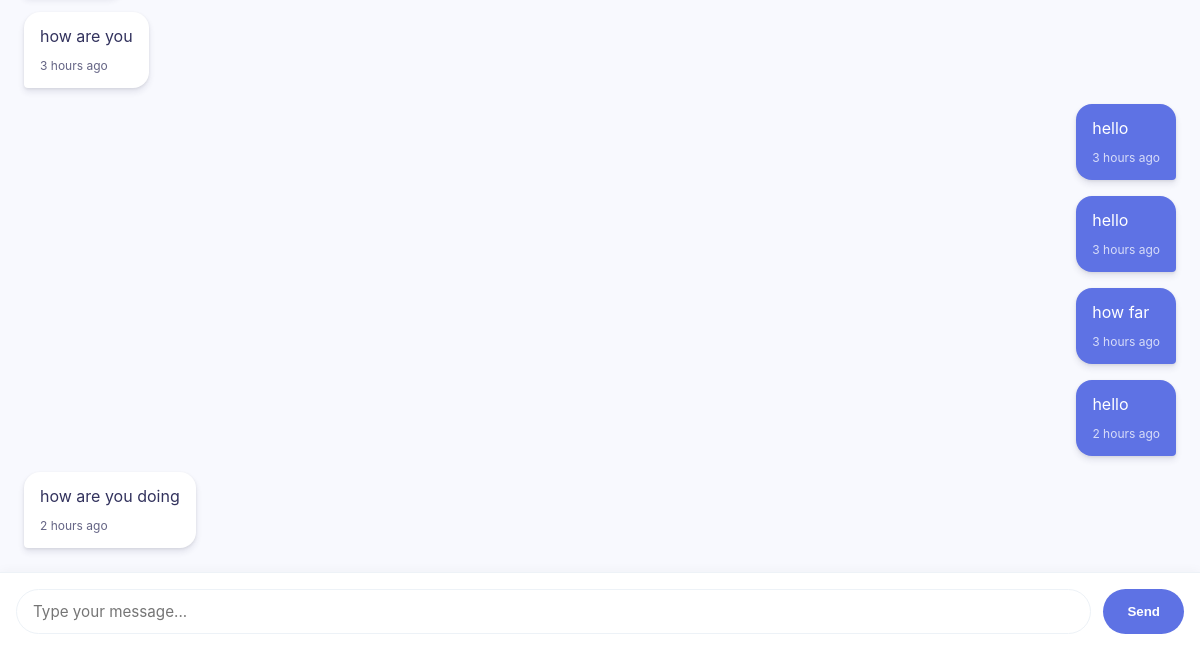
The page /chat/2 (signed in, lower part) on the database as committed earlier.
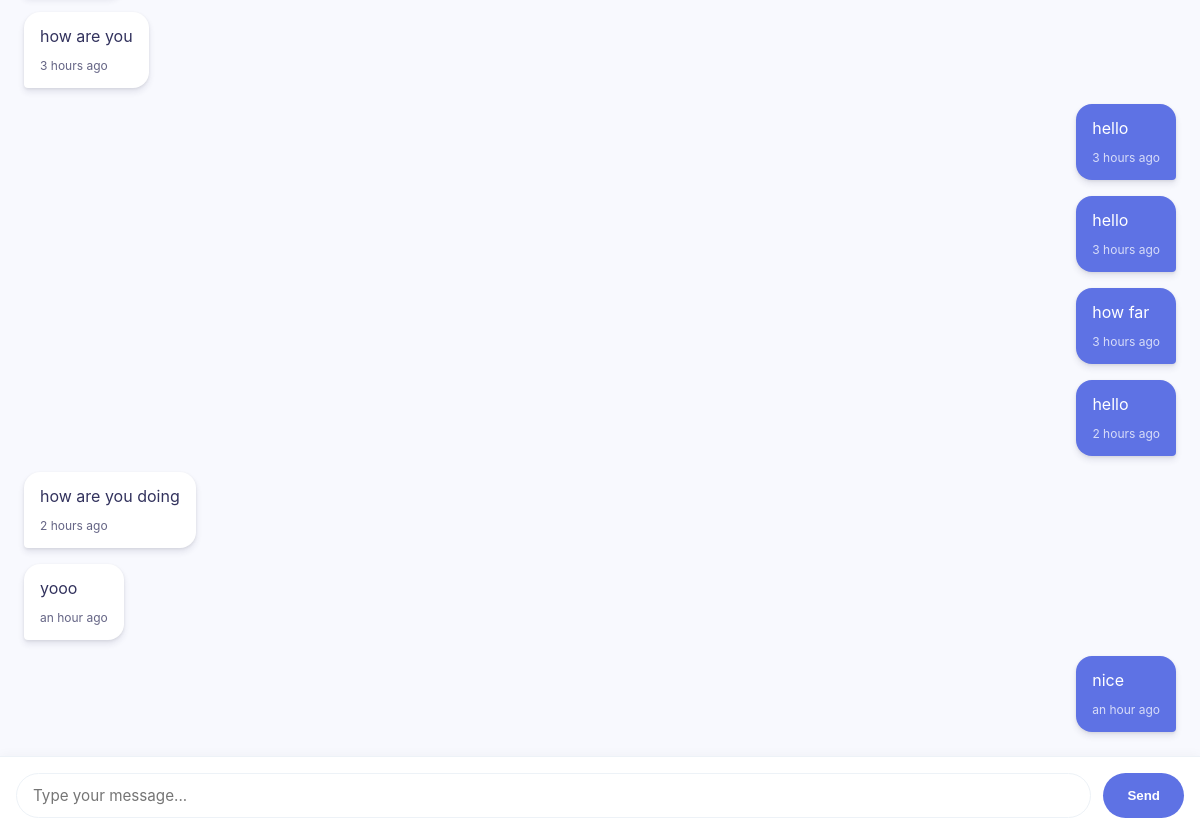
The same page on the database as committed later.
### app.py (models this page shows)
class Message(db.Model):
    id = db.Column(db.Integer, primary_key=True)
    sender_id = db.Column(db.Integer, db.ForeignKey('user.id'), nullable=False)
    receiver_id = db.Column(db.Integer, db.ForeignKey('user.id'), nullable=False)
    content = db.Column(db.Text, nullable=False)
    timestamp = db.Column(db.DateTime, default=datetime.utcnow)

### app.py (the view, shortened to what this page needs)
@app.route('/chat/<int:user_id>', methods=['GET', 'POST'])
@login_required
def chat(user_id):
    partner = User.query.get_or_404(user_id)
    messages = Message.query.filter(
        ((Message.sender_id == current_user.id) & (Message.receiver_id == partner.id)) |
        ((Message.sender_id == partner.id) & (Message.receiver_id == current_user.id))
    ).order_by(Message.timestamp).all()
    return render_template('chat.html', partner=partner, messages=messages)

### app.py (called while the page is built)
@login_manager.user_loader
def load_user(user_id):
    return User.query.get(int(user_id))

### templates/chat.html (shortened to what this page needs)
<!DOCTYPE html>
<html lang="en">
<head>
    <link rel="stylesheet" href="/static/chat.css">
</head>
<body>
    <div class="chat-container" id="chat-box">
        {% for message in messages %}
            <div class="message {% if message.sender_id == current_user.id %}sent{% else %}received{% endif %}">
                <p>{{ message.content }}</p>
                <small>{{ moment(message.timestamp).fromNow() }}</small>
            </div>
        {% endfor %}
    </div>
    <form id="message-form">
        <input type="text" id="message-input" placeholder="Type your message..." required autocomplete="off">
        <button type="submit">Send</button>
    </form>
</body>
</html>

### static/chat.css (style rules this page uses)
:root { --primary: #5e72e4; --primary-light: #8f9ff3; --primary-dark: #324ab2; --success: #2dce89; --danger: #f5365c; --warning: #fb6340; --info: #11cdef; --secondary: #f7fafc; --dark: #32325d; --light-gray: #e9ecef; --medium-gray: #8898aa; --border-color: #edf2f7; --transition: all 0.3s ease; --shadow: 0 4px 6px rgba(50, 50, 93, 0.11), 0 1px 3px rgba(0, 0, 0, 0.08); --shadow-lg: 0 7px 14px rgba(50, 50, 93, 0.1), 0 3px 6px rgba(0, 0, 0, 0.08); --radius: 8px; --font-sans: 'Inter', -apple-system, BlinkMacSystemFont, "Segoe UI", Roboto, Helvetica, Arial, sans-serif; }
* { margin: 0; padding: 0; box-sizing: border-box; }
body { font-family: var(--font-sans); background-color: #f8f9fe; color: var(--dark); line-height: 1.5; height: 100vh; display: flex; flex-direction: column; -webkit-font-smoothing: antialiased; -moz-osx-font-smoothing: grayscale; }
.chat-container { flex: 1; overflow-y: auto; padding: 1.5rem; display: flex; flex-direction: column; gap: 1rem; background-color: #f8f9fe; }
.message { max-width: 70%; padding: 0.75rem 1rem; border-radius: 1rem; position: relative; animation: fadeIn 0.3s ease; }
.message p { margin-bottom: 0.25rem; word-wrap: break-word; }
.message small { font-size: 0.75rem; opacity: 0.75; }
.sent { align-self: flex-end; background-color: var(--primary); color: white; border-bottom-right-radius: 0.25rem; box-shadow: var(--shadow); }
.received { align-self: flex-start; background-color: white; color: var(--dark); border-bottom-left-radius: 0.25rem; box-shadow: var(--shadow); }
#message-form { display: flex; padding: 1rem; background-color: white; border-top: 1px solid var(--border-color); position: sticky; bottom: 0; box-shadow: 0 -2px 10px rgba(0, 0, 0, 0.03); }
#message-input { flex: 1; padding: 0.75rem 1rem; border: 1px solid var(--border-color); border-radius: 2rem; font-size: 0.95rem; font-family: var(--font-sans); transition: var(--transition); }
#message-form button { background-color: var(--primary); color: white; border: none; border-radius: 2rem; padding: 0 1.5rem; margin-left: 0.75rem; font-weight: 600; cursor: pointer; transition: var(--transition); display: flex; align-items: center; justify-content: center; }

Rows that differ between the two databases and show on the page:
added Message: content "yooo", timestamp "an hour ago"
added Message: content "nice", timestamp "an hour ago"
